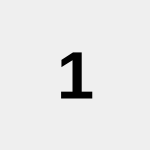
<?xml version="1.0" encoding="UTF-8"?>
<ui version="4.0">
 <class>Indicator</class>
 <widget class="QWidget" name="Indicator">
  <property name="geometry">
   <rect>
    <x>0</x>
    <y>0</y>
    <width>150</width>
    <height>150</height>
   </rect>
  </property>
  <property name="windowTitle">
   <string>Form</string>
  </property>
  <widget class="QLabel" name="label">
   <property name="geometry">
    <rect>
     <x>10</x>
     <y>10</y>
     <width>131</width>
     <height>131</height>
    </rect>
   </property>
   <property name="sizePolicy">
    <sizepolicy hsizetype="Preferred" vsizetype="Preferred">
     <horstretch>0</horstretch>
     <verstretch>0</verstretch>
    </sizepolicy>
   </property>
   <property name="font">
    <font>
     <pointsize>50</pointsize>
     <weight>75</weight>
     <italic>false</italic>
     <bold>true</bold>
     <underline>false</underline>
     <strikeout>false</strikeout>
    </font>
   </property>
   <property name="text">
    <string>1</string>
   </property>
   <property name="alignment">
    <set>Qt::AlignCenter</set>
   </property>
  </widget>
 </widget>
 <resources/>
 <connections/>
</ui>
